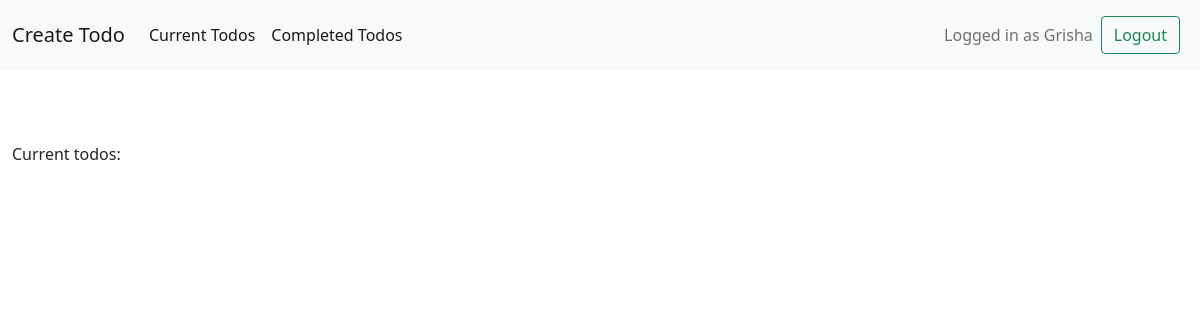
Before: /current/ (signed in) with the older database file.
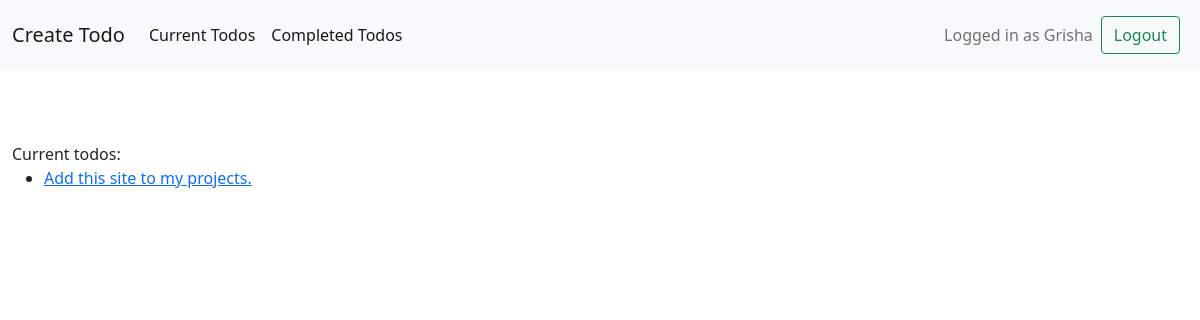
After: the same page with the newer database file.
### todo/models.py (models this page shows, shortened)
class Todo(models.Model):
    title = models.CharField(max_length=100)
    memo = models.TextField(blank=True)
    created = models.DateTimeField(auto_now_add=True)
    datacompleted = models.DateTimeField(null=True, blank=True)
    important = models.BooleanField(default=False)
    user = models.ForeignKey(User, on_delete=models.CASCADE)

### todo/views.py (the view)
# urls.py: path('current/', views.currenttodos, name = 'currenttodos'),
@login_required
def currenttodos(request):
    todos = Todo.objects.filter(user=request.user, datacompleted__isnull=True)
    return render(request, 'todo/currenttodos.html',{'todos':todos})

### todo/templates/todo/currenttodos.html (shortened to what this page needs)
{% extends 'todo/base.html' %}
{% block content %}
Current todos:
<ul>
  {% for todo in todos %}
    <li>
        <a href="{% url 'viewtodo' todo.id %}">
          {{ todo.title }}
        </a>
    </li>
  {% endfor %}
</ul>
{% endblock %}

Changed rows visible on the page:
now on this page (row edited): Todo: title "Add this site to my projects."
